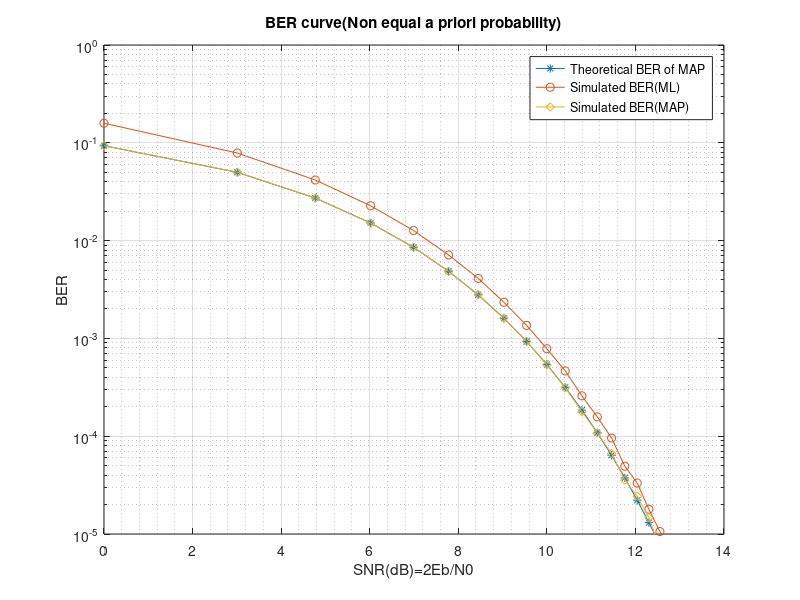

Recreate this plot in MATLAB.
clear
bits_num=10^6;      % The number of bits
input=rand(1,bits_num);     
Eb=10;      % Bit energy = 10W
T=1;        % Bit duration = 1s;
P0=0.85;     % P[m0]=0.85, P[m1]=1-P[m0]=0.15
S0=(2*Eb*T)^(1/2);       % Data bit=0
S1=-(2*Eb*T)^(1/2);      % Data bit=1
in_bits(input<P0)=S0;    % Bits sequence ( Transmitted signal )
in_bits(input>=P0)=S1;   
SNR=1:25;           
noise_pow=2*Eb*T./SNR;      % SNR = 2*Eb*T / noise power
ML_threshold=(S0+S1)/2;     % Decision threshold (ML)
MAP_threshold=(S0+S1)/2+noise_pow*log((1-P0)/P0)./(S0-S1);  % Decision threshold (MAP)
BER_ML=[];
BER_MAP=[];
for j=1:size(noise_pow,2)  
    error1=0;
    error2=0;
    for k=1:10
        w=(noise_pow(j))^(1/2)*randn(1,bits_num);    % w's pdf
        r=in_bits+w;        % r:Received signal
        out_bits_ML(r>ML_threshold)=1;     % r>threshold, output bits=0 (ML)
        out_bits_ML(r<=ML_threshold)=-1;   % r<threshold, output bits=1 (ML)
        error1=error1+size(out_bits_ML(out_bits_ML*(2*Eb*T)^(1/2)~=in_bits),2);
    
        out_bits_MAP(r>MAP_threshold(j))=1;     % r>threshold, output bits=0 (MAP)
        out_bits_MAP(r<=MAP_threshold(j))=-1;   % r<threshold, output bits=1 (MAP)
        error2=error2+size(out_bits_MAP(out_bits_MAP*(2*Eb*T)^(1/2)~=in_bits),2);
    end
    BER_ML(j)=error1/(bits_num*10);
    BER_MAP(j)=error2/(bits_num*10);
end
A=(S0-MAP_threshold)./sqrt(noise_pow);
B=(MAP_threshold-S1)./sqrt(noise_pow);

theoretical_BER=P0*qfunc(A)+(1-P0)*qfunc(B); % Theoretical BER
%approx_BER1=P0*exp(-(A.^2)/2)./(sqrt(2*pi*A.^2))+(1-P0)*exp(-(B.^2)/2)./(sqrt(2*pi*B.^2));    %approximate BER
%approx_BER2=P0*(1/2)*exp(-(A.^2)/2)+(1-P0)*exp(-(B.^2)/2);

%semilogy(10*log10(SNR),approx_BER1,'g',10*log10(SNR),approx_BER2,'y','LineWidth',1.1);
%hold on
semilogy(10*log10(SNR),theoretical_BER,'-*',10*log10(SNR),BER_ML,'-o',10*log10(SNR),BER_MAP,'-d');
%hold off
legend('Theoretical BER of MAP','Simulated BER(ML)','Simulated BER(MAP)');
title('BER curve(Non equal a priori probability)');
xlabel('SNR(dB)=2Eb/N0');ylabel('BER');
ylim([10^-5 1]);
grid minor
grid on